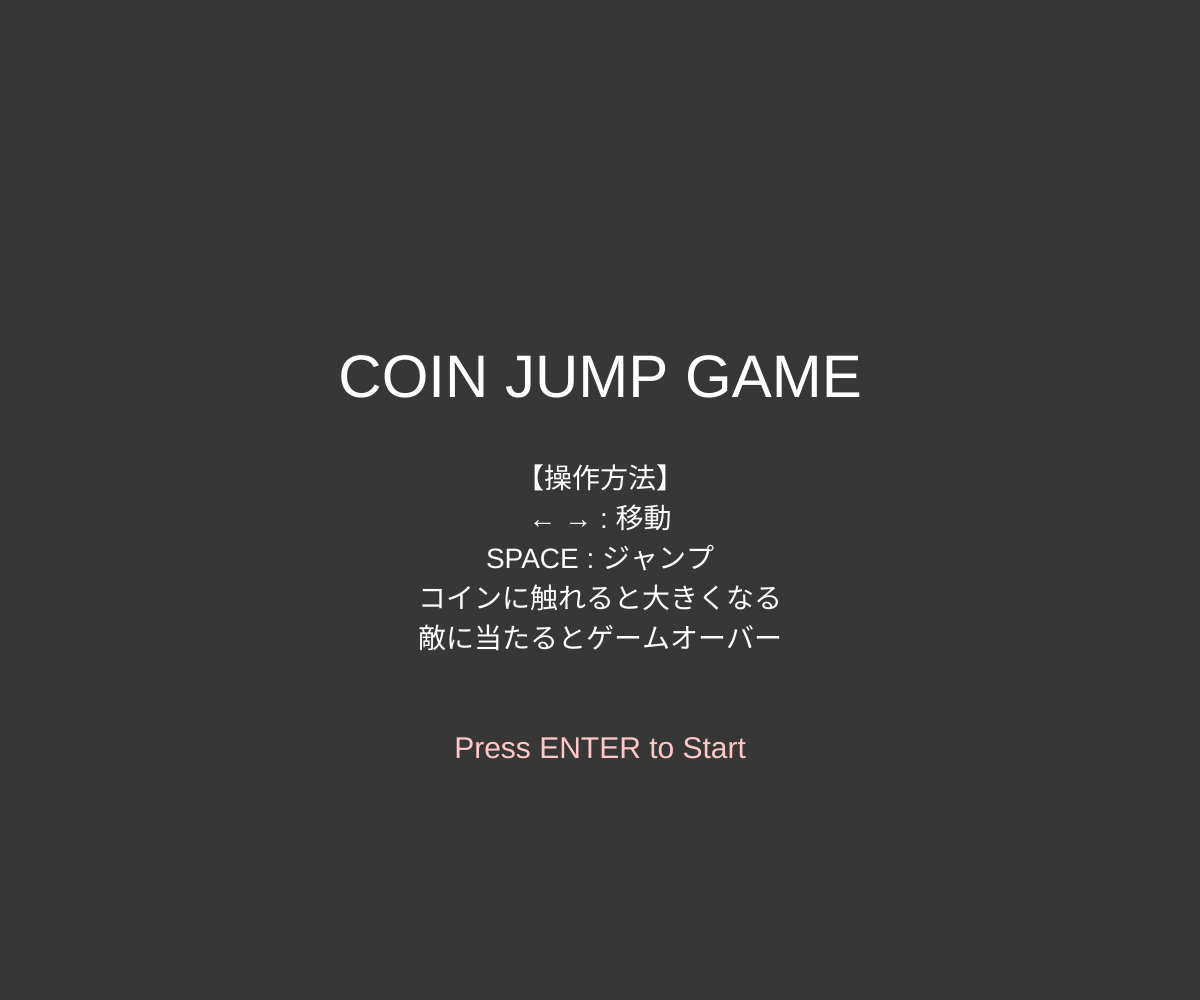
Frame 1 (no input)
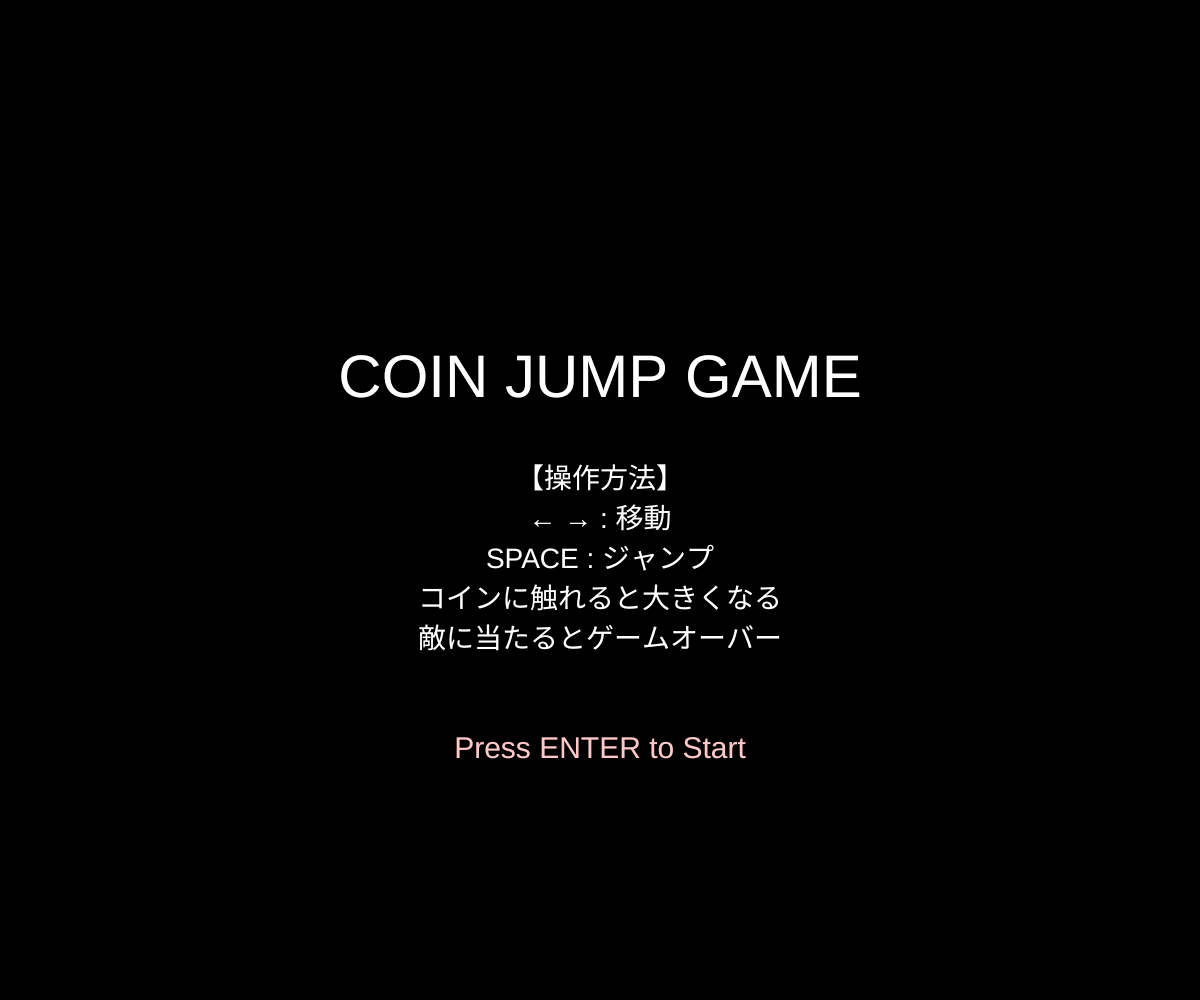
Frame 60 (no input)
Frame 120 (the mouse pressed at the canvas centre since frame 60): identical to frame 60, image omitted

The p5.js sketch that drew these frames (run headless with seeded random() and noise() and a simulated clock; from frame 60 on, the mouse is pressed at the canvas centre):

// p5.js sketch
// ── sketch.js
// ------------------------------
// 3-2に加えて、コイン・敵の追加、ゲームオーバーの追加、取得コイン枚数の追加
// ------------------------------

let x, y;  //プレイヤー（円）の中心座標
let vx, vy;  //プレイヤーの速度
let size;  //プレイヤーの現在の直径
const g = 1;  //重力加速度（y方向に加える値）

//コイン取得数 //
let score = 0;  //取ったコインの数（右上の表示）

//◆◆◆初期画面のフラグ◆◆◆//
let gameStart = false;

// 最小サイズの基準
let minSize;  //「small」状態の基準となるサイズ。再スタート時に現在の「size」を保存している
let gameOver = false;  //ゲームオーバーかどうか

// コイン
let coin = {
  x: 0,
  y: 0,
  r: 25,  //コインの直径
  visible: false,
  timer: 0,
  maxTime: 180,  //コインが出現してから消えるまでの秒数（3秒）
  used: false  //usedは、同じコインで二度増加しないようにするフラグ
};

// 敵
let enemy = {
  x: 100,
  y: 350,
  w: 40,  //敵の幅
  h: 40,  //敵の高さ
  vx: 3  //敵の左右移動
};

function setup(){
  createCanvas(windowWidth, windowHeight);
  resetGame();  //ゲーム状態を初期化
}

function resetGame(){
  x = width / 2;
  y = height / 2;
  vx = 0;
  vy = 0;

  size = height * 0.1;
  minSize = size;  //minSizeに初期sizeを保存して、「small」の基準とする

  enemy.x = 100;
  enemy.y = height * 0.8 - enemy.h;  //敵を地面「height * 0.8」の位置に合わせる
  enemy.vx = 3;

  gameOver = false;
  score = 0;   //リセット時にスコアも0に戻す

  spawnCoin();  //最初のコインを出現させる
}

function windowResized(){
  resizeCanvas(windowWidth, windowHeight);
}

function spawnCoin(){
  const groundY = height * 0.8;  //groundYは地面のy座標
  const maxReachY = groundY - 200;  //プレイヤーのジャンプで届く最大の高さ

  coin.x = random(50, width - 50);
  coin.y = random(maxReachY, groundY - 80);  //コインのx、yを「maxRreachY」～「groundY」の範囲にランダムで出現させる→必ずプレイヤーのジャンプで届く

  coin.visible = true;
  coin.timer = coin.maxTime;
  coin.used = false;
}

function draw(){
  if(!gameStart){
    showTitleScreen();
    return;
  }     //◆◆◆初期画面の処理◆◆◆//

  if (gameOver) {
    showGameOver();  //ゲームオーバーなら「showGameOver」を描いて以降の処理をスキップ
    return;
  }

  //背景と地面の描画
  background(160, 192, 255);
  const groundY = height * 0.8;

  // 地面
  fill(64, 192, 64);
  rect(0, groundY, width, height - groundY);

  // --- コイン処理 ---
  if(coin.visible){
    fill(255, 204, 0);
    ellipse(coin.x, coin.y, coin.r);

    coin.timer--;
    if(coin.timer <= 0){
      coin.visible = false;
      spawnCoin();
    }

    // 当たり判定
    if(!coin.used){  //同じコインで何度もサイズ・スコアが増えるのを防止
      let d = dist(x, y, coin.x, coin.y);  //dist()は中心間の距離の計算
      if(d < size/2 + coin.r/2){
        size *= 1.2;
        score++;          //コイン取得で1加算
        coin.used = true;
        coin.visible = false;
        spawnCoin();
      }
    }
  }

  //敵描画と移動
  fill(255, 0, 0);
  rect(enemy.x, enemy.y, enemy.w, enemy.h);

  enemy.x += enemy.vx;
  if(enemy.x < 0 || enemy.x + enemy.w > width){
    enemy.vx *= -1;
  }

  // 敵との衝突
  let hit =
    x + size/2 > enemy.x &&
    x - size/2 < enemy.x + enemy.w &&
    y + size/2 > enemy.y &&
    y - size/2 < enemy.y + enemy.h;

  if(hit){
    if(size <= minSize * 1.01){
      gameOver = true;
    } else {
      size = minSize;
    }
  }

  // --- キャラの動き ---
  vx = 0;
  if(keyIsDown(LEFT_ARROW))  vx -= 5;
  if(keyIsDown(RIGHT_ARROW)) vx += 5;

  vy += g;
  if(keyIsDown(" ".charCodeAt(0)) && y >= groundY - size/2){
    vy = -20;  //ジャンプ（速度vy=-20を与える）
  }
  else if(y >= groundY - size/2){  //地面の着地の判定
    y = groundY - size/2;
    vy = 0;
  }

  vx = constrain(vx, -20, 20);
  vy = constrain(vy, -20, 20);

  x += vx;
  y += vy;

  size = constrain(size, minSize, height * 0.4);
  x = constrain(x, size/2, width - size/2);  //xが画面外に出ないように制約

  // プレイヤーの描画
  fill(0);
  ellipse(x, y, size, size);

  //スコア表示（右上）
  textSize(32);
  textAlign(RIGHT, TOP);
  fill(255);
  text("Coins: " + score, width - 20, 20);
}


//◆◆◆初期画面の内容◆◆◆//
function showTitleScreen() {
  background(0, 0, 0, 200);
  textAlign(CENTER, CENTER);
  textSize(60);
  fill(255);
  text("COIN JUMP GAME", width / 2, height / 2 - 120);

  textSize(28);
  text("【操作方法】", width / 2, height / 2 - 20);
  text("← → : 移動", width / 2, height / 2 + 20);
  text("SPACE : ジャンプ", width / 2, height / 2 + 60);
  text("コインに触れると大きくなる", width / 2, height / 2 + 100);
  text("敵に当たるとゲームオーバー", width / 2, height / 2 + 140);

  textSize(30);
  fill(255, 200, 200);
  text("Press ENTER to Start", width / 2, height / 2 + 250);
}

//GAME OVER 画面//
function showGameOver() {
  background(0, 0, 0, 200);
  textAlign(CENTER, CENTER);
  textSize(60);
  fill(255, 80, 80);
  text("GAME OVER", width/2, height/2 - 40);

  textSize(30);
  fill(255);
  text("Press ENTER to Retry", width/2, height/2 + 40);

  //ゲームオーバー時にもスコアを表示
  text("Coins: " + score, width/2, height/2 + 100);
}

// --- ゲーム再開（ENTERキー） ---
function keyPressed(){
  if(!gameStart && keyCode === ENTER){
    gameStart = true;
    return;
  }     //◆◆◆ゲーム開始処理を追加◆◆◆//

  if(gameOver && keyCode === ENTER){  //ゲームオーバー時にenterを押すとゲームを初期化
    resetGame();
  }
}
